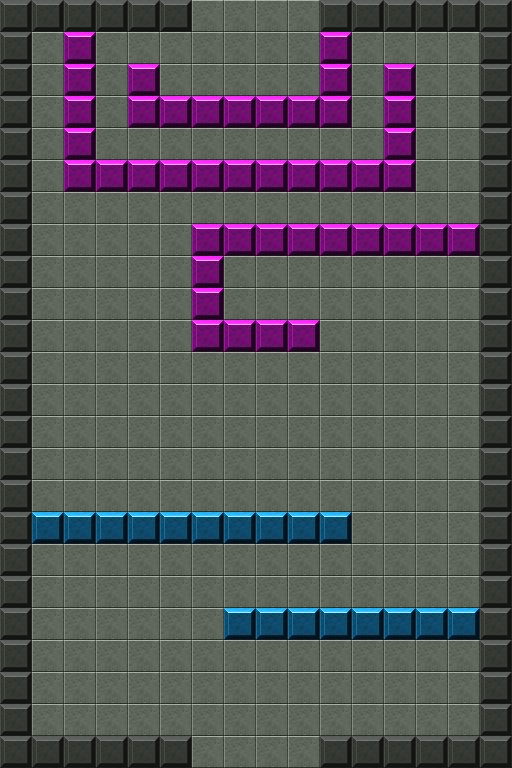

A 2D game scene composited from a Tiled map and its tileset images. What follows is a short description and the map's XML, with every tile layer's data as written:
An orthogonal 16x24 tile map with 32x32 px tiles, 1 tile layer (ground), 2 tilesets.

<map version="1.9" tiledversion="1.9.2" orientation="orthogonal" renderorder="right-down" width="16" height="24" tilewidth="32" tileheight="32" infinite="0" nextlayerid="2" nextobjectid="1">
 <tileset firstgid="1" name="tiles" tilewidth="32" tileheight="32" tilecount="140" columns="14">
  <image source="../sprites/gridtiles.png" width="448" height="320" />
  <tile id="19">
   <properties>
    <property name="collide" type="bool" value="true" />
   </properties>
  </tile>
  <tile id="29">
   <properties>
    <property name="cost" type="int" value="2" />
   </properties>
  </tile>
  <tile id="33">
   <properties>
    <property name="collide" type="bool" value="true" />
   </properties>
  </tile>
  <tile id="47">
   <properties>
    <property name="collide" type="bool" value="true" />
   </properties>
  </tile>
  <tile id="57">
   <properties>
    <property name="cost" type="int" value="4" />
   </properties>
  </tile>
  <tile id="61">
   <properties>
    <property name="collide" type="bool" value="true" />
   </properties>
  </tile>
  <tile id="71">
   <properties>
    <property name="cost" type="int" value="3" />
   </properties>
  </tile>
  <tile id="89">
   <properties>
    <property name="collide" type="bool" value="true" />
   </properties>
  </tile>
  <tile id="103">
   <properties>
    <property name="collide" type="bool" value="true" />
   </properties>
  </tile>
 </tileset>
 <tileset firstgid="141" source="../Theme 1.tsx" />
 <layer id="1" name="ground" width="16" height="24">
  <data encoding="csv">
20,20,20,20,20,20,1,1,1,1,20,20,20,20,20,20,
20,1,48,1,1,1,1,1,1,1,48,1,1,1,1,20,
20,1,48,1,48,1,1,1,1,1,48,1,48,1,1,20,
20,1,48,1,48,48,48,48,48,48,48,1,48,1,1,20,
20,1,48,1,1,1,1,1,1,1,1,1,48,1,1,20,
20,1,48,48,48,48,48,48,48,48,48,48,48,1,1,20,
20,1,1,1,1,1,1,1,1,1,1,1,1,1,1,20,
20,1,1,1,1,1,48,48,48,48,48,48,48,48,48,20,
20,1,1,1,1,1,48,1,1,1,1,1,1,1,1,20,
20,1,1,1,1,1,48,1,1,1,1,1,1,1,1,20,
20,1,1,1,1,1,48,48,48,48,1,1,1,1,1,20,
20,1,1,1,1,1,1,1,1,1,1,1,1,1,1,20,
20,1,1,1,1,1,1,1,1,1,1,1,1,1,1,20,
20,1,1,1,1,1,1,1,1,1,1,1,1,1,1,20,
20,1,1,1,1,1,1,1,1,1,1,1,1,1,1,20,
20,1,1,1,1,1,1,1,1,1,1,1,1,1,1,20,
20,34,34,34,34,34,34,34,34,34,34,1,1,1,1,20,
20,1,1,1,1,1,1,1,1,1,1,1,1,1,1,20,
20,1,1,1,1,1,1,1,1,1,1,1,1,1,1,20,
20,1,1,1,1,1,1,34,34,34,34,34,34,34,34,20,
20,1,1,1,1,1,1,1,1,1,1,1,1,1,1,20,
20,1,1,1,1,1,1,1,1,1,1,1,1,1,1,20,
20,1,1,1,1,1,1,1,1,1,1,1,1,1,1,20,
20,20,20,20,20,20,1,1,1,1,20,20,20,20,20,20
</data>
 </layer>
</map>
